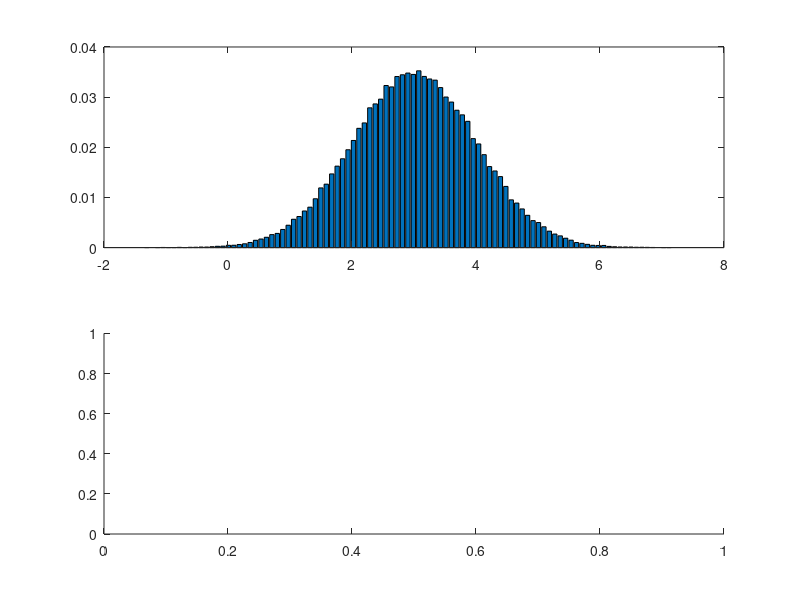

This figure's MATLAB source: (Note: this script raises an error after producing the figure.)
mean = 3;
var = 1;
N = 100000;
x = mean + sqrt(var)*randn(1,N);
no_of_bins = 100;
a = min(x);
b = max(x);
k = linspace(a,b,no_of_bins);
count(size(k))=0;
y(no_of_bins) = 0;
for i= 1:length(k)-1
    for j = 1:length(x)
        if x(j) >= k(i) && x(j) < k(i + 1)
            count(i) = count(i) + 1;
        end
    end
    y(i) = (k(i) + k(i + 1))/2;
end
subplot(211);
bar(y(1:end-1),count(1:end-1)/length(x));
subplot(212);
histogram(x);